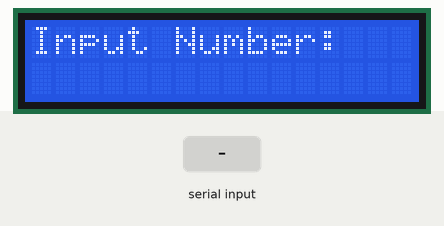
This sketch was run on a simulated Arduino Uno, built with avr-gcc and run on an emulated ATmega328P. Parts: 16×2 character LCD. Inputs (shaded band) come from the test bench.

Above: at 1.2 s.
1.3 s: "200\n" received over Serial
At 3.6 s:
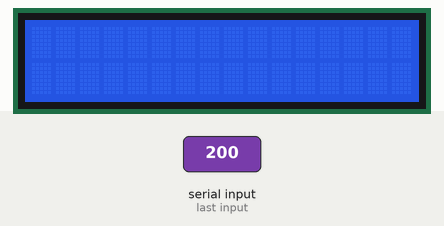
3.9 s: "30,150\n" received over Serial
At 5.56 s:
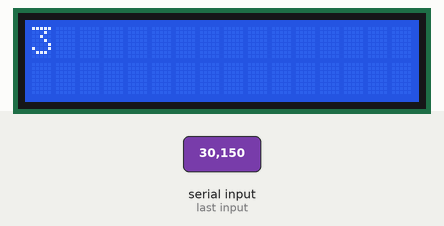
Timing chart, 0 to 7.1 s (numbered marks = the images above; inputs shaded):
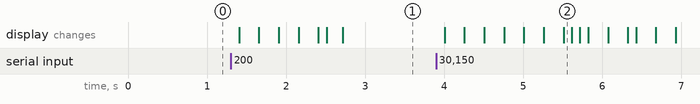

The sketch:

LCDTest1.ino
```cpp
#include <Wire.h>
#include <LiquidCrystal_I2C.h>

LiquidCrystal_I2C lcd(0x27, 16, 2);
int blinknum = 0;

void setup() {
  Serial.begin(9600);
  lcd.init();
  lcd.clear();
  lcd.backlight();

  lcd.setCursor(0,0);
  lcd.print("Input Number: ");
}

void loop() {
  if(Serial.available()){
    delay(100);

    lcd.clear();

    if(Serial.available()){
      char num = Serial.read();
      if(isDigit(num)){
        blinknum = (num - '0');
      }

      for(char i = 0; i < blinknum; ++i){
          lcd.noBacklight();
          delay(250);
          lcd.backlight();
          delay(250);
        }
      lcd.write(num);
    }


  }
}
```

Measured:
- after the input at 1.3 s, the display: first changes after 0.10 s (image 1 shows a later state)
- after the input at 3.9 s, the display: first changes after 0.10 s (image 2 shows a later state)
